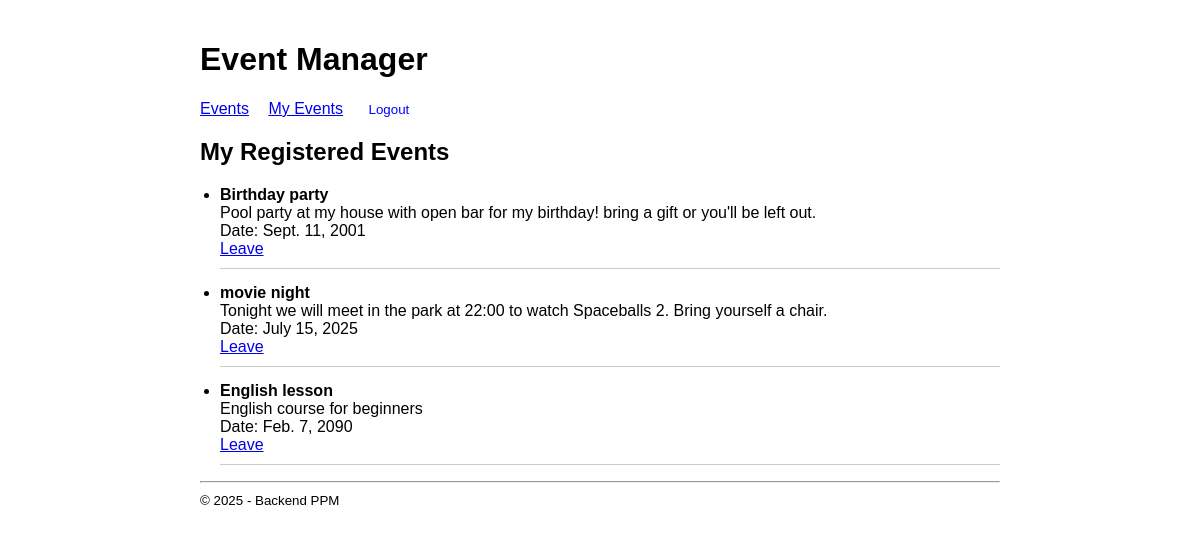
The page /events/my-events/ (signed in) on the database its author committed.
### events/models.py (models this page shows, shortened)
class Registration(models.Model):
    attendee=models.ForeignKey(
        settings.AUTH_USER_MODEL,
        on_delete=models.CASCADE,
        related_name='registrations'
    )
    event=models.ForeignKey(
        Event,
        on_delete=models.CASCADE,
        related_name='registrations'
    )
    timestamp=models.DateTimeField(auto_now_add=True)

class Event(models.Model):
    title= models.CharField(max_length=200)
    description = models.TextField()
    date = models.DateField()
    organizer= models.ForeignKey(
        settings.AUTH_USER_MODEL,
        on_delete=models.CASCADE,
        related_name='organized_events'
    )

### events/views.py (the view)
# urls.py: path('my-events/', views.my_events, name='my_events'),
@login_required
def my_events(request):
    if not request.user.is_attendee and not request.user.is_organizer:
        return HttpResponseForbidden("Only attendees can view their events.")
    registrations = Registration.objects.filter(attendee=request.user).select_related('event')
    return render(request, 'events/my_events.html', {'registrations': registrations})

### events/templates/events/my_events.html (shortened to what this page needs)
{% extends 'base.html' %}
{% block content %}
  <h2>My Registered Events</h2>
  <ul>
    {% for reg in registrations %}
      <li class="event">
        <strong>{{ reg.event.title }}</strong><br>
        {{ reg.event.description }}<br>
        Date: {{ reg.event.date }}<br>
        <a href="{% url 'event_unregister' reg.event.pk %}">Leave</a>
      </li>
    {% empty %}
      <li>You haven't joined any events yet.</li>
    {% endfor %}
  </ul>
{% endblock %}

### templates/base.html (style rules this page uses)
body { font-family: Arial, sans-serif; max-width: 800px; margin: auto; padding: 20px; }
ul { padding-left: 20px; }
.event { border-bottom: 1px solid #ccc; margin-bottom: 15px; padding-bottom: 10px; }

### rows shown on the page
Registration: event "Birthday party", event.description "Pool party at my house with open bar for my birthday! bring a gift or you'll be left out.", event "Sept. 11, 2001"
Registration: event "movie night", event.description "Tonight we will meet in the park at 22:00 to watch Spaceballs 2. Bring yourself a chair.", event "July 15, 2025"
Registration: event "English lesson", event.description "English course for beginners", event "Feb. 7, 2090"
